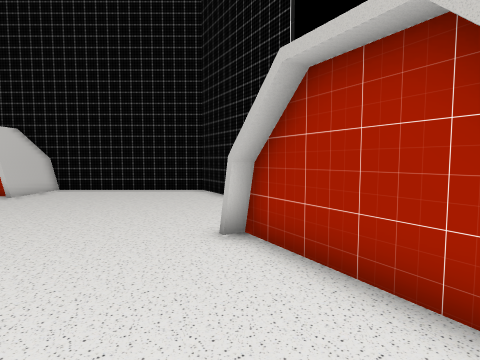
View 1 (above)

20 first-person views from a walk through a scene from a Unity 3-D project. The camera is 1.4 m above the floor, tilts 4° down and sees 80° across. The floor is counted in squares, 1 m on a side. Each view is taken from the middle of a square. On the plan, view 1 faces up. The plan holds only what a view shows up to about 14 squares ahead; the rest is blank. The place goes on beyond the plan. The player is left out.

View 2
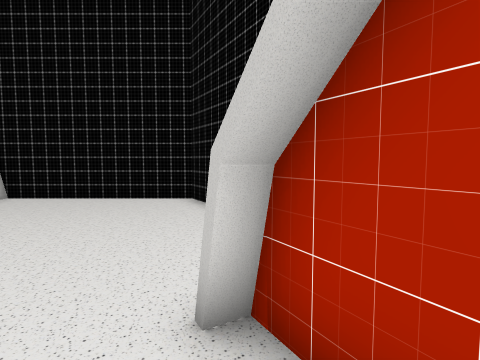

View 3
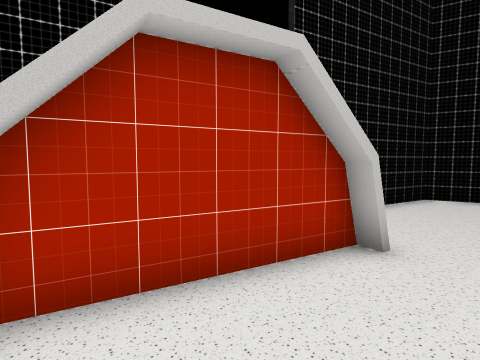

View 4
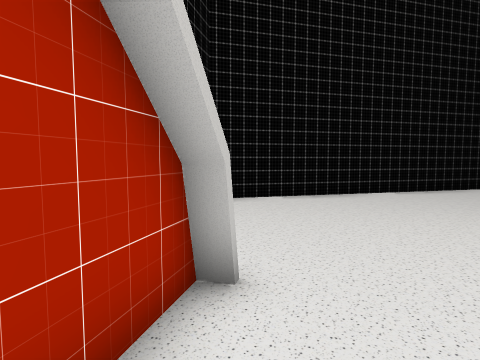

View 5
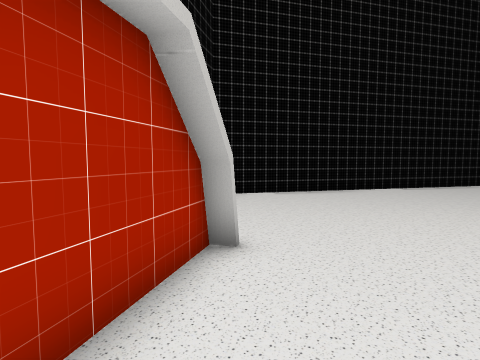

View 6
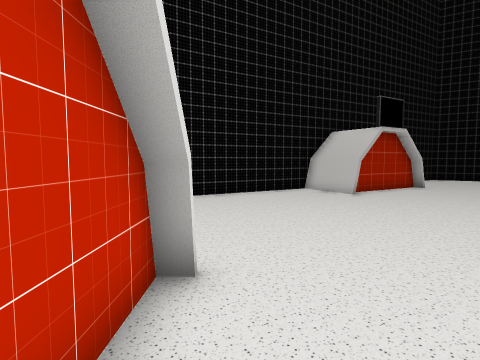

View 7
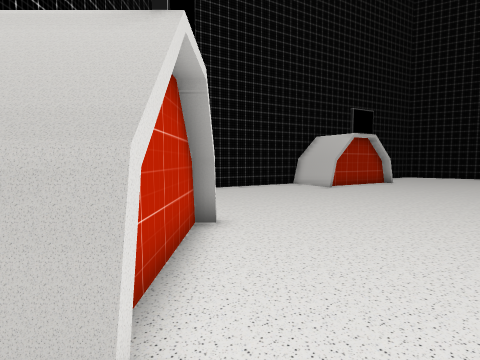

View 8
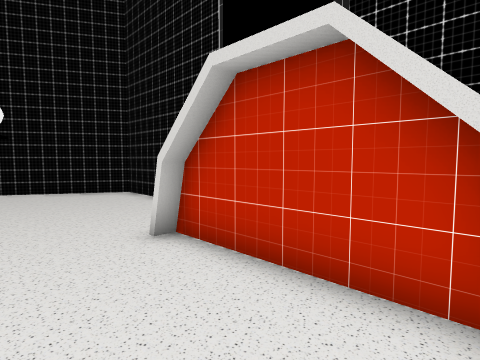

View 9
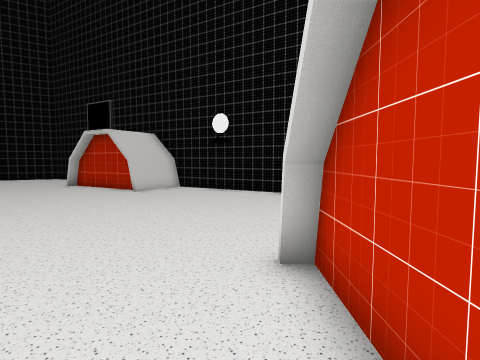

View 10
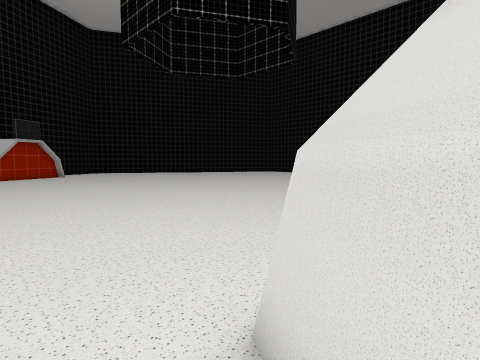

View 11
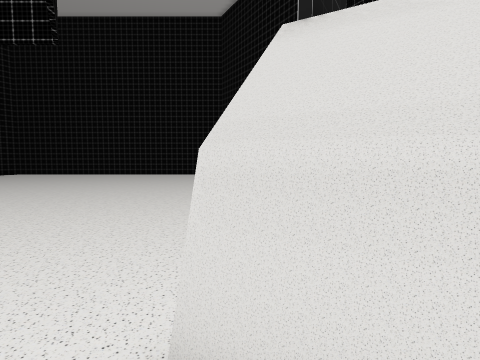

View 12
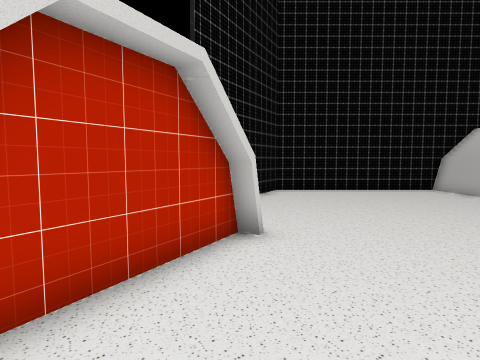

View 13
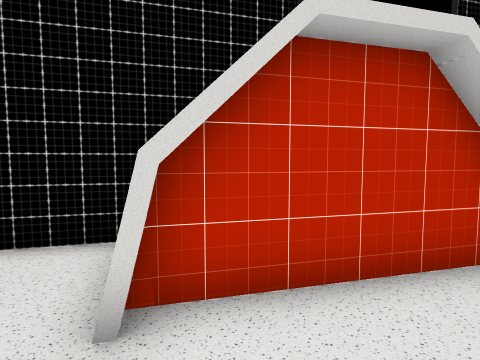

View 14
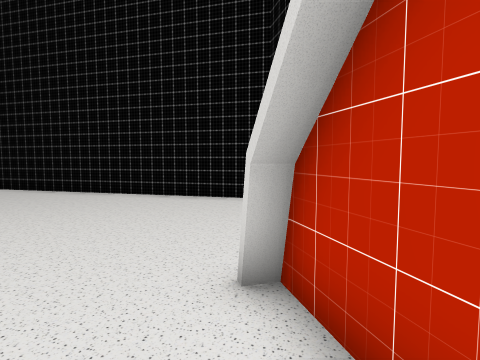

View 15
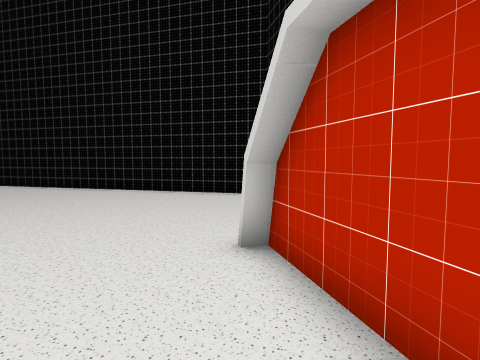

View 16
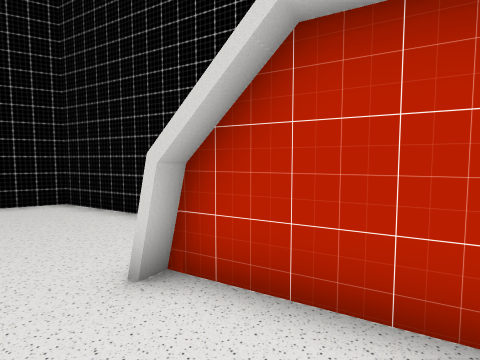

View 17
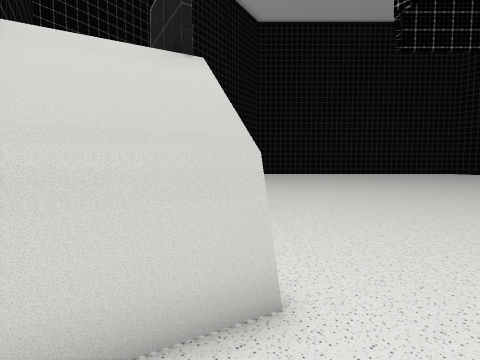

View 18
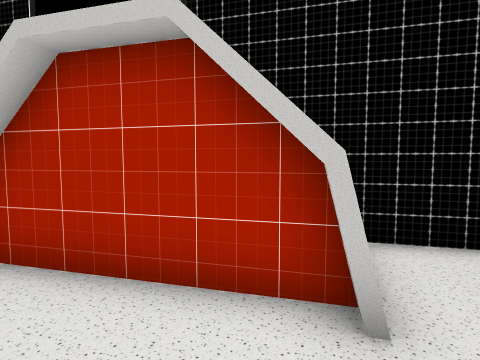

View 19
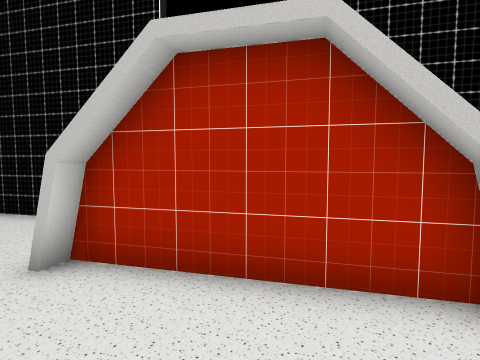

View 20
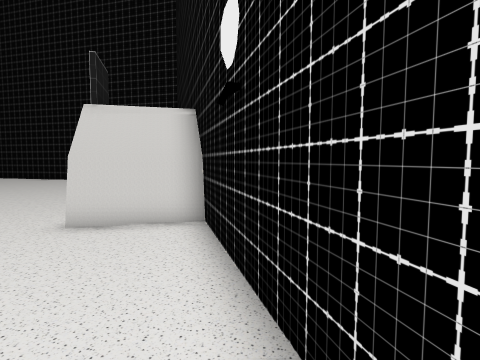

### Floor plan
Points are (right, up) in squares from view 1. A wall is a line through its corners. A room is listed if a view was taken in it or the views show most of it. See-through windows are left out.
Room 1 (views 1, 2, 3, 4, 5, 6, 7, 8, 9, 10, 11, 12, 13, 14, 15, 16, 17, 18, 19, 20)
walls: (-24.8, 1.5) (-25.3, 0.7); (-22.7, 5) (-23.2, 5.3); (-22.6, 5.4) (-23, 4.7); (-13, 10.5) (-13.7, 10.5) (-13.7, 13.4) (-21.3, 13.4) (-25.1, 6.8); (-25.5, 1.4) (-25, 1); (-23.1, 5.4) (-25.6, 1.1); (0.1, 4.6) (-0.3, 5.3); (-0.3, 5.2) (2.1, 6.6); (2.1, 1) (2.6, 1.3); (2.3, 0.7) (1.9, 1.4); (-8.7, 11) (-13.7, 11); (2.7, 1) (0.2, 5.3) (-0.2, 5); (-27.6, 2.4) (-31, -3.5) (-24.5, -14.7); (-25.2, 6.6) (-22.6, 5.1); (1.5, -14.7) (8, -3.5) (6.6, -1); (2.1, 6.7) (-1.8, 13.4) (-8.8, 13.4) (-8.8, 10.5) (-9.4, 10.5); (-8.6, 13.5) (-8.6, 10.5); (5.8, 0.4) (4.6, 2.3)
low walls: (-22.6, 5.2) (-23.1, 5.4); (-25.6, 1.1) (-25.1, 0.8); (-0.3, 5.3) (2.1, 6.7); (-25.1, 6.8) (-22.6, 5.4)

Where each view was taken, in squares from view 1:
view 1: 0 up, 0 right, facing up
view 2: 3 up, 0 right, facing up
view 3: 3 up, 2 left, facing right
view 4: 3 up, 0 right, facing down-right
view 5: 4 up, 1 left, facing down-right
view 6: 10 up, 12 left, facing right
view 7: 10 up, 15 left, facing right
view 8: 8 up, 9 left, facing up-left
view 9: 10 up, 10 left, facing left
view 10: 7 up, 24 left, facing down-right
view 11: 7 up, 23 left, facing down
view 12: 0 up, 23 left, facing up
view 13: 0 up, 23 left, facing up-left
view 14: 3 up, 23 left, facing down-left
view 15: 4 up, 22 left, facing down-left
view 16: 2 up, 22 left, facing left
view 17: 8 up, 0 right, facing down
view 18: 0 up, 0 right, facing up-right
view 19: 1 up, 1 left, facing up-right
view 20: 12 up, 21 left, facing down-left
